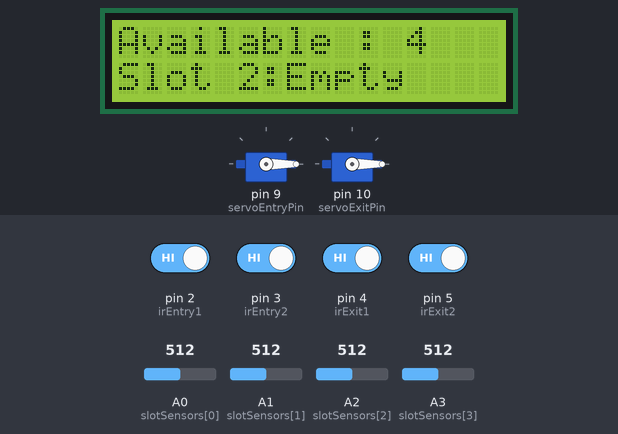
The sketch below on a simulated Arduino Uno, built with avr-gcc and run on an emulated ATmega328P. Shown: 16×2 character LCD, 2 × servo. Inputs (shaded band) come from the test bench; at power-on: pin 2 (irEntry1), pin 3 (irEntry2), pin 4 (irExit1), pin 5 (irExit2) HIGH, A0 (slotSensors[0]) = 512, A2 (slotSensors[2]) = 512, A1 (slotSensors[1]) = 512, A3 (slotSensors[3]) = 512.

Above: at 2.2 s.
2.3 s: pin 2 (irEntry1) driven LOW
At 6.1 s:
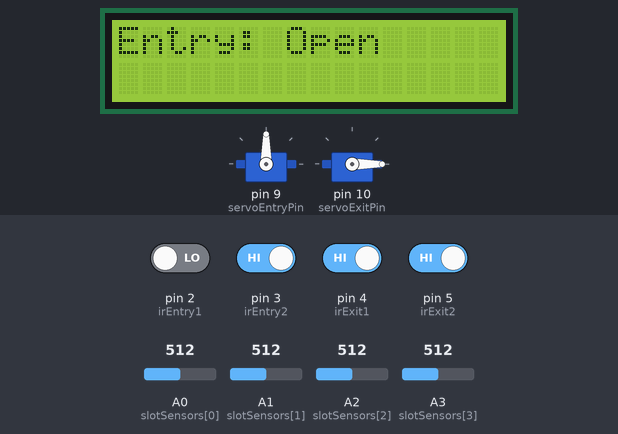
11.9 s: pin 4 (irExit1) driven LOW
At 14.3 s:
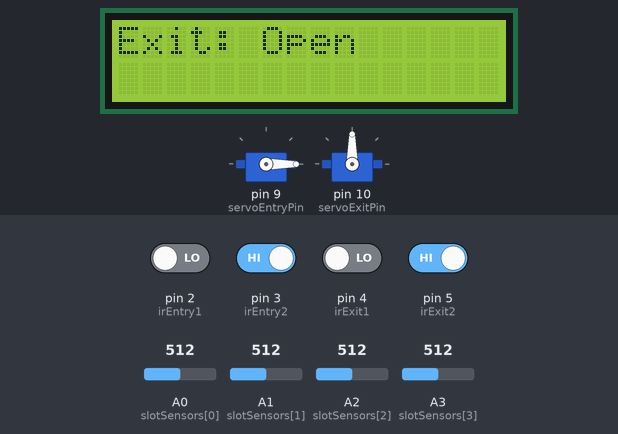
17.0 s: A0 (slotSensors[0]) set to 490
At 24.3 s:
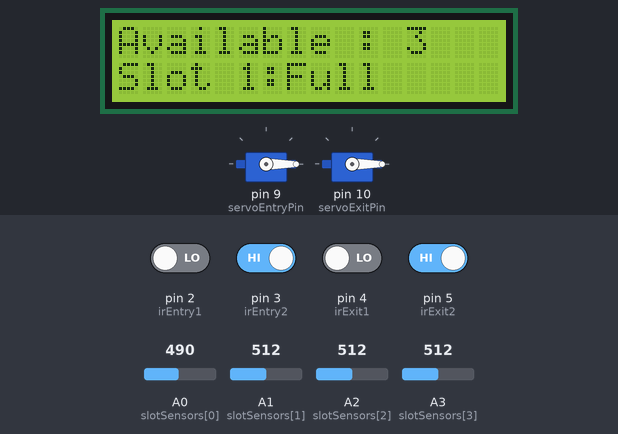
26.2 s: A2 (slotSensors[2]) set to 490
At 34.7 s:
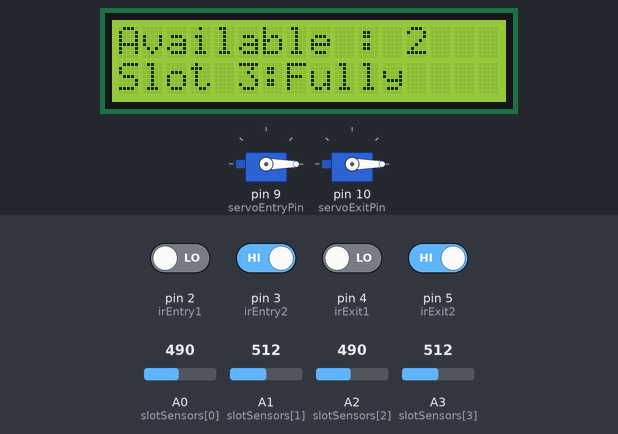
35.8 s: A1 (slotSensors[1]) set to 490
At 40.9 s:
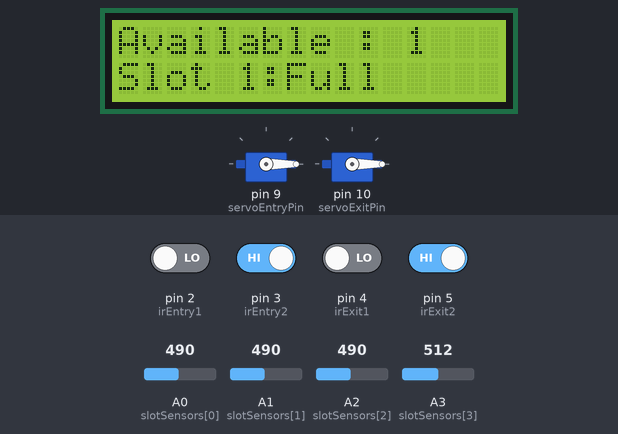
42.6 s: A3 (slotSensors[3]) set to 492
At 49.6 s:
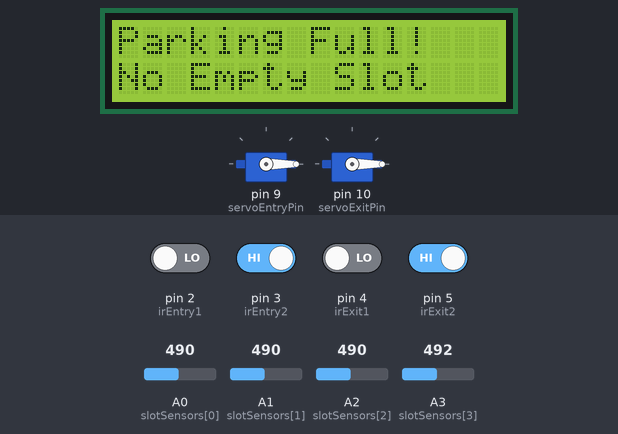
Timing chart, 0 to 53.0 s (numbered marks = the images above; inputs shaded):
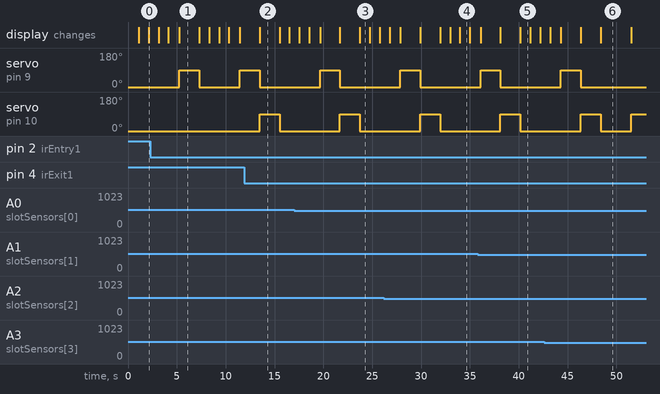

The sketch:

parking.ino
```cpp
#include <Wire.h>
#include <LiquidCrystal_I2C.h>
#include <Servo.h>

// I2C LCD Address
#define LCD_ADDRESS 0x27  // Changed to 0x20.  Make sure this is correct for your LCD.
LiquidCrystal_I2C lcd(LCD_ADDRESS, 16, 2);

// Servo Pins
Servo servoEntry;
Servo servoExit;
const int servoEntryPin = 9;
const int servoExitPin = 10;

// IR Sensor Pins
const int irEntry1 = 2;
const int irEntry2 = 3;
const int irExit1 = 4;
const int irExit2 = 5;

// Slot IR Sensor Pins
const int slotSensors[] = {A0, A1, A2, A3};
const int numSlots = 4;
bool slotOccupied[numSlots] = {false};
int availableSlots = numSlots;
int displayStartSlot = 0; // Start slot for display

void setup() {
  // Initialize LCD
  Wire.begin();
  lcd.init();
  lcd.backlight();
  lcd.print("Auto ParkMaster");
  //lcd.print("System");

  // Attach Servos
  servoEntry.attach(servoEntryPin);
  servoExit.attach(servoExitPin);

  // Set IR Sensor Pins as Input
  for (int i = 0; i < numSlots; i++) {
    pinMode(slotSensors[i], INPUT);
  }
  pinMode(irEntry1, INPUT);
  pinMode(irEntry2, INPUT);
  pinMode(irExit1, INPUT);
  pinMode(irExit2, INPUT);

  // Initial Servo Positions
  servoEntry.write(0);
  servoExit.write(0);
  updateSlots();
  delay(1000);
  lcd.clear();
}

void loop() {
  entryGateControl();
  exitGateControl();
  updateSlots();
  displaySlots();
  delay(100);
}

void entryGateControl() {
  if (digitalRead(irEntry1) == LOW) {
    if (availableSlots > 0) { // Check if there are available slots
      lcd.clear();
      lcd.print("Entry: Open");
      servoEntry.write(90);
      delay(2000);
      if (digitalRead(irEntry2) == LOW) {
        delay(2000);
      }
      servoEntry.write(0);
      lcd.clear();
      lcd.print("Entry: Closed");
    } else {
      lcd.clear();
      lcd.print("Parking Full!");
      lcd.setCursor(0, 1);
      lcd.print("No Empty Slot");
      delay(3000); //display message
    }
  }
}

void exitGateControl() {
  if (digitalRead(irExit1) == LOW) {
    lcd.clear();
    lcd.print("Exit: Open");
    servoExit.write(90);
    delay(2000);
    if (digitalRead(irExit2) == LOW) {
      delay(2000);
    }
    servoExit.write(0);
    lcd.clear();
    lcd.print("Exit: Closed");
  }
}

void updateSlots() {
  availableSlots = numSlots;
  for (int i = 0; i < numSlots; i++) {
    slotOccupied[i] = (analogRead(slotSensors[i]) < 500); // Adjust threshold as needed
    if (slotOccupied[i]) {
      availableSlots--;
    }
  }
}

void displaySlots() {
  lcd.clear();
  if (availableSlots == 0) {
    lcd.print("Parking Full!");
    lcd.setCursor(0, 1);
    lcd.print("No Empty Slot");
  } else {
    lcd.setCursor(0, 0);
    lcd.print("Available : ");
    lcd.print(availableSlots);

    // Display slots with scrolling
    for (int i = 0; i < 4; i++) { // Display two slots at a time
      int slotIndex = (displayStartSlot + i) % numSlots; //wrap around
      lcd.setCursor(0, 1);
      lcd.print("Slot ");
      lcd.print(slotIndex + 1);
      lcd.print(":");
      if (slotOccupied[slotIndex]) {
        lcd.print("Full");
      } else {
        lcd.print("Empty");
      }
      delay(1000); // Delay for visibility
    }
    displayStartSlot = (displayStartSlot + 4) % numSlots; //increment by 2
  }
}
```

Measured:
- the behaviour switches between 500 and 499 on A3 (slotSensors[3]) (found by bisection; images 5 and 6)
- after the input at 2.3 s, servo on pin 9 (servoEntryPin): 0° → 90° after 3.0 s, → 0° 2.0 s later, → 90° 4.2 s later; the display: first differs from a run without the input after 3.0 s (image 1)
- after the input at 11.9 s, servo on pin 10 (servoExitPin): 0° → 90° after 1.6 s, → 0° 2.0 s later; the display: changes after 1.6 s (image 2)
- after the input at 17.0 s, the display: first differs from a run without the input after 6.7 s (image 3)
- after the input at 42.6 s, servo on pin 9 (servoEntryPin): goes on until 46.3 s, then stays 0°; the display: first differs from a run without the input after 5.8 s (image 6)
- what the display in image 1 shows lasts 2.0 s, from 5.3 s to 7.3 s
- what the display in image 3 shows lasts 1.0 s, from 23.7 s to 24.7 s
